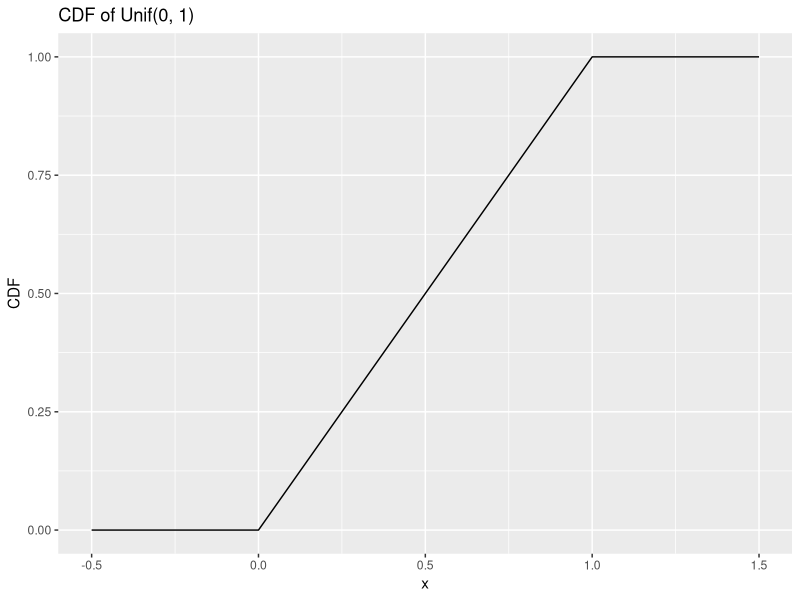
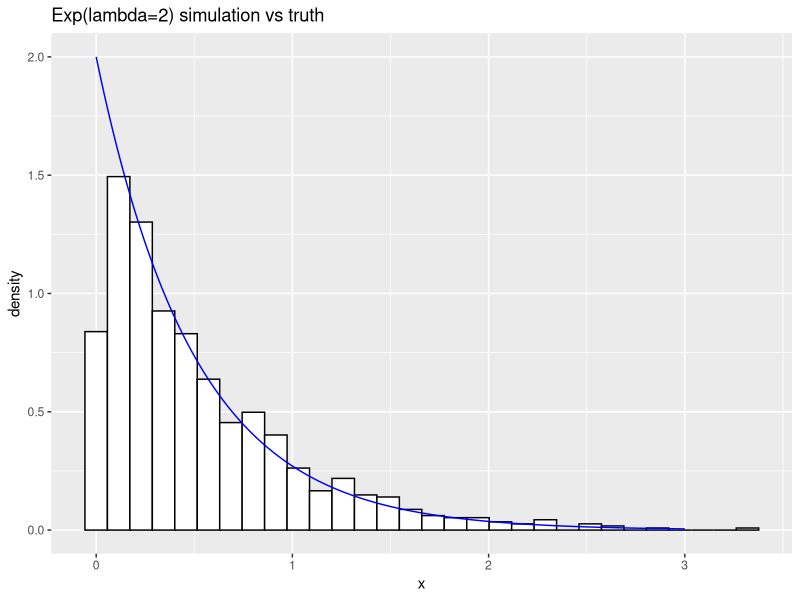
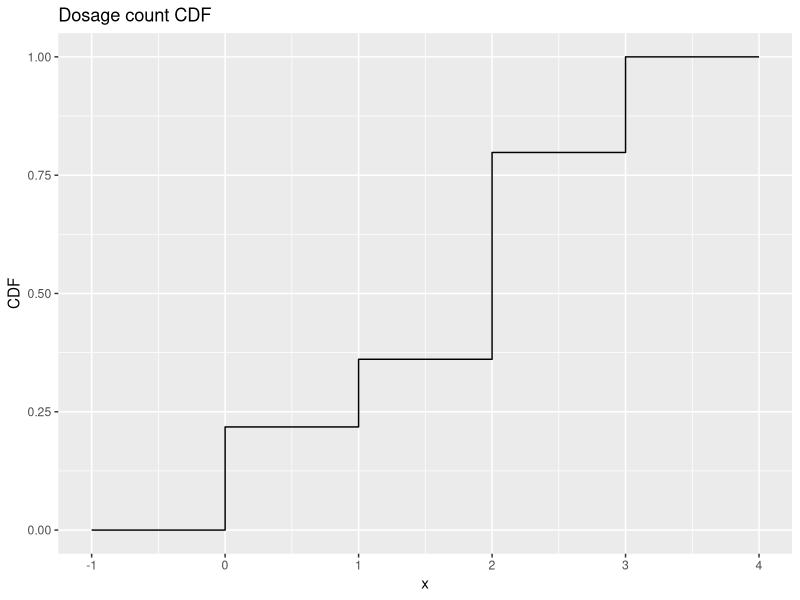

R code for these plots, in order:
## ---- chunk 1
knitr::opts_chunk$set(echo = TRUE)
## ---- chunk 2
# compute CDF of Unif(0, 1)
punif(c(-2, 0, 0.27, 0.64, 1, 2), min=0, max=1)

# compute PDF of Unif(0, 1)
dunif(c(-2, 0, 0.27, 0.64, 1, 2), min=0, max=1)

# compute quantile of Unif(0, 1)
qunif(c(-2, 0, 0.27, 0.64, 1, 2), min=0, max=1)

# Uncomment the line below and run once
# if you don't have ggplot2 installed.

# install.packages("ggplot2")

library(ggplot2)
# plot CDF of Unif(0, 1) distribution
xset <- seq(-.5, 1.5, .001)
udat <- data.frame(x=xset,y=punif(xset, min=0, max=1))
ggplot(data=udat,mapping=aes(x=x, y=y)) +
  geom_line() + ylab("CDF") + ggtitle("CDF of Unif(0, 1)")
## ---- chunk 3
# set PRNG seed
set.seed(123)
# generate 3 pseudo-random numbers from Unif(0, 1)
runif(3, min=0, max=1)

## ---- chunk 4
set.seed(123)
runif(3, min=0, max=1)
## ---- chunk 5
set.seed(456)
runif(3, min=0, max=1)
## ---- chunk 6
# Step 1: generate uniform samples
unif_samples <- runif(1000, min=0, max=1)
# Step 2: apply inverse transformation
exp_samples <- -log(1 - unif_samples) / 2

# plot histogram of samples along with true density
ggplot(data=data.frame(x=exp_samples)) +
  # create histogram of samples
  geom_histogram(mapping=aes(x=x, y=..density..),
                fill="white", color="black", bins=30) +
  # add true density using 'dexp' function
  geom_line(data=data.frame(x=seq(0, 3, .001),
                            y=dexp(seq(0, 3, .001), rate=2)),
            mapping=aes(x=x, y=y),color="blue") +
  ggtitle("Exp(lambda=2) simulation vs truth")
## ---- chunk 7
# probability mass function (PMF) as a vector
dosage_probs = c(.218, .143, .437, .202)

# calculate cumulative sum of PMF values
cumsum(dosage_probs)

## ---- chunk 8
# plot the true CDF
ggplot(data=data.frame(x=c(-1, 0, 1, 2, 3, 4),
                        y=cumsum(c(0, dosage_probs, 0))),
      mapping=aes(x=x,y=y)) +
  geom_step(direction="hv") +
  ggtitle("Dosage count CDF") +
  ylab("CDF")

## ---- chunk 9
dosage_cdf = function(x) {
  #' CDF for dosage count distribution
  #' @param x input value
  if (x < 0) {
    0
  } else if (x < 1) {
    .218
  } else if (x < 2) {
    .361
  } else if (x < 3) {
    .798
  } else {
    1
  }
}

dosage_inv_cdf = function(v) {
  #' Inverse CDF for dosage count distribution
  #' @param v input value
  if (v < .218) {
    0
  } else if (v < .361) {
    1
  } else if (v < .798) {
    2
  } else {
    3
  }
}
## ---- chunk 10
dosage_inv_cdf_alt = function(v) {
  #' Inverse CDF for dosage count distribution without cases
  #' @param v input value
  which(v < cumsum(dosage_probs))[1] - 1
}
## ---- chunk 11
# step 1: generate uniform samples
dosage_unif_sams = runif(1000, min=0, max=1)

# step 2: apply inverse transformation
dosage_dist_sams = sapply(dosage_unif_sams,dosage_inv_cdf)

# summarize results in a table
table(dosage_dist_sams)/1000
